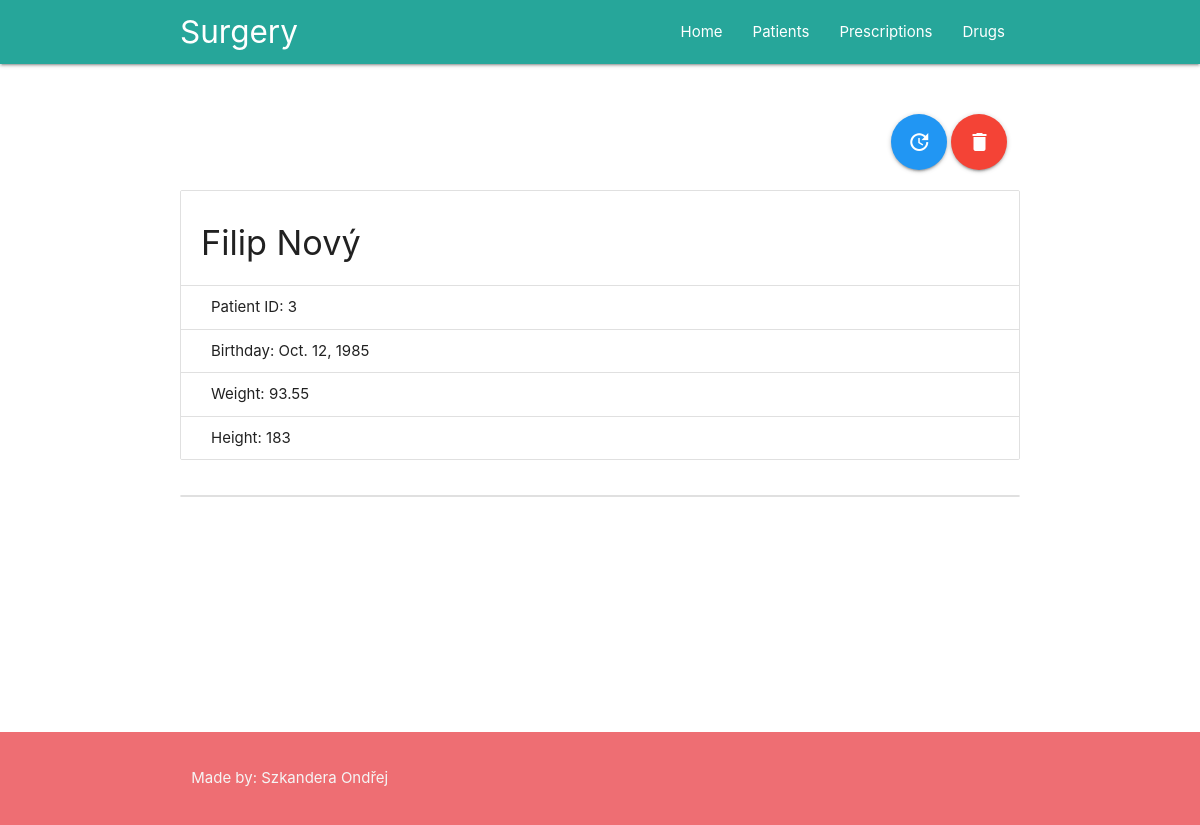
The app's page /patient_detail/3 with its own data.
### Office/models.py (models this page shows, shortened)
class Patient(models.Model):
    first_name = models.CharField(max_length=50)
    last_name = models.CharField(max_length=50)
    birthday = models.DateField()
    height = models.IntegerField()
    weight = models.DecimalField(max_digits=5, decimal_places=2)

### Office/views.py (the view)
# urls.py: path('patient_detail/<int:id>', views.patient_detail, name='patient_detail'),
def patient_detail(request, id):
    p = get_object_or_404(models.Patient, pk=id)
    pres = models.Prescription.objects.all().filter(patient=p)
    context = {
        'patient': p,
        'prescriptions': pres
    }
    return render(request, 'Office/patient_detail.html', context)

### Office/templates/Office/patient_detail.html (shortened to what this page needs)
{% extends 'Office/layout.html' %}
{% load static %}
{% block content %}
    <div class="row">
        <div class="col s2 offset-s10">
            <a class="btn-floating btn-large waves-effect waves-light blue" href="{% url 'update_patient' patient.id %}"><i class="material-icons">update</i></a>
            <a class="btn-floating btn-large waves-effect waves-light red" href="{% url 'delete_patient' patient.id %}"><i class="material-icons">delete</i></a>
        </div>
    </div>
    <div class="row">
        <ul class="collection with-header">
            <li class="collection-header"><h4>{{ patient.first_name }} {{ patient.last_name }}</h4></li>
            <li class="collection-item">Patient ID: {{ patient.id }}</li>
            <li class="collection-item">Birthday: {{ patient.birthday }}</li>
            <li class="collection-item">Weight: {{ patient.weight }}</li>
            <li class="collection-item">Height: {{ patient.height }}</li>
        </ul>
    </div>
    <div class="row">
        <ul class="collection">
        </ul>
    </div>
{% endblock %}

### Office/static/Office/main_styles.css (style rules this page uses)
body { display: flex; min-height: 100vh; flex-direction: column; }

### records on screen
Patient: first_name "Filip", last_name "Nový", id "3", birthday "Oct. 12, 1985", weight "93.55", height "183"
